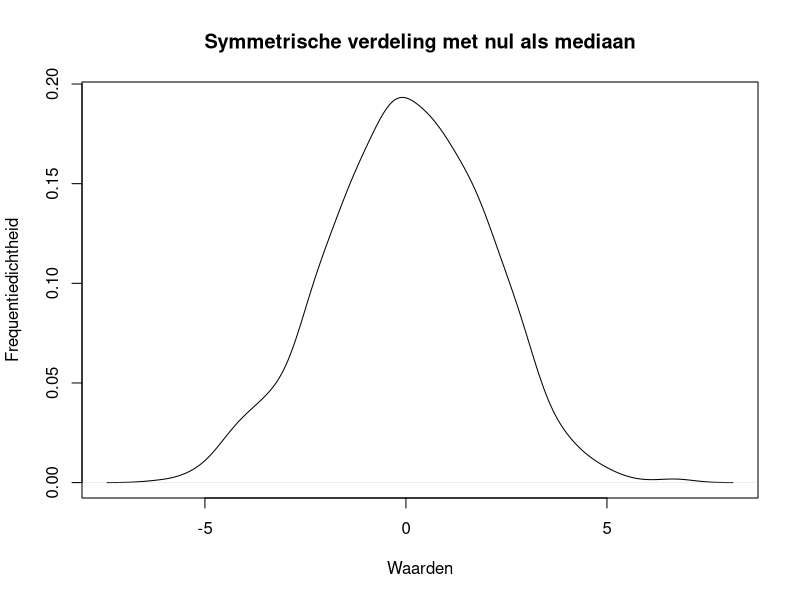
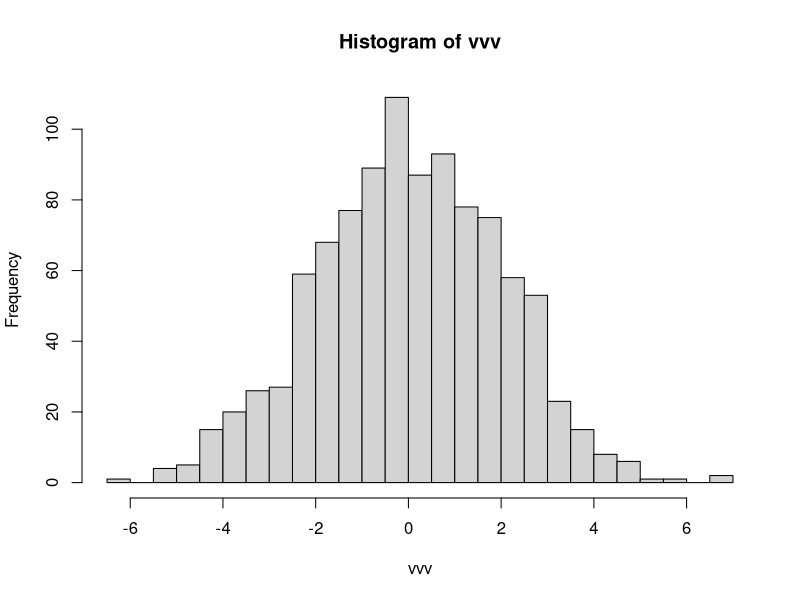
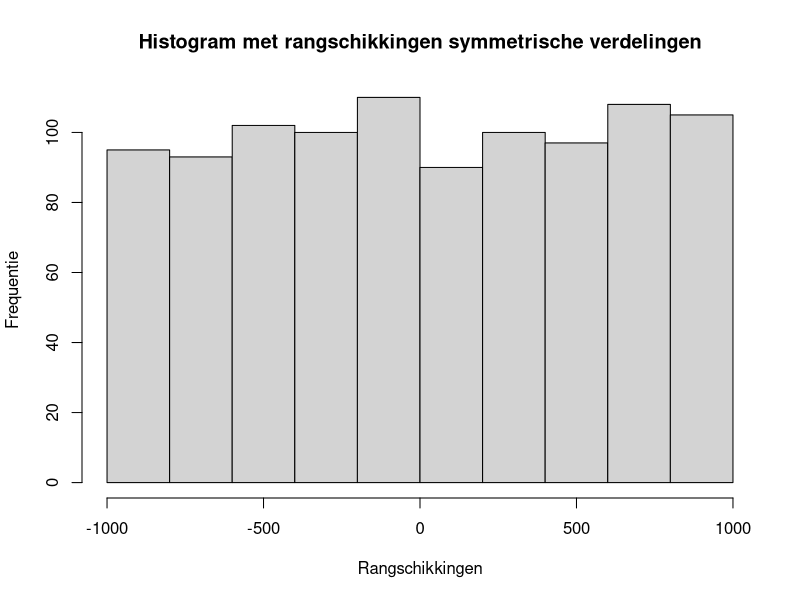
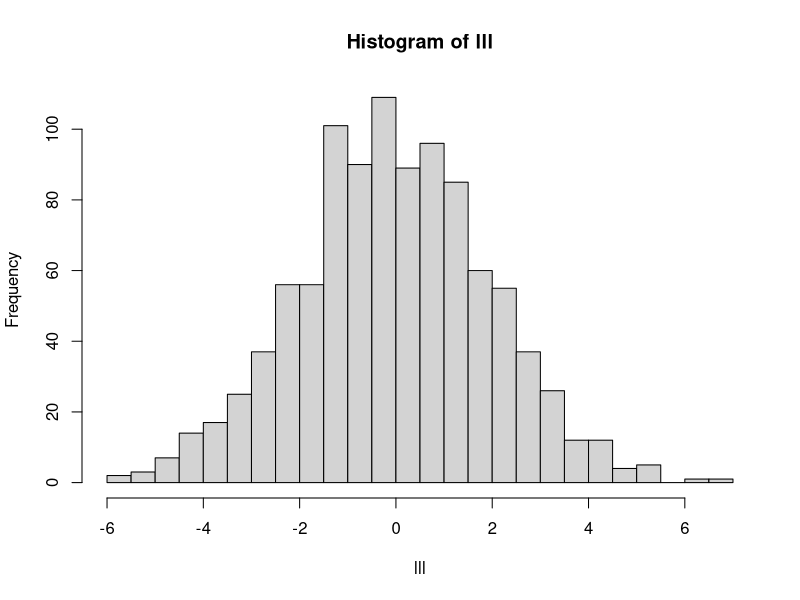
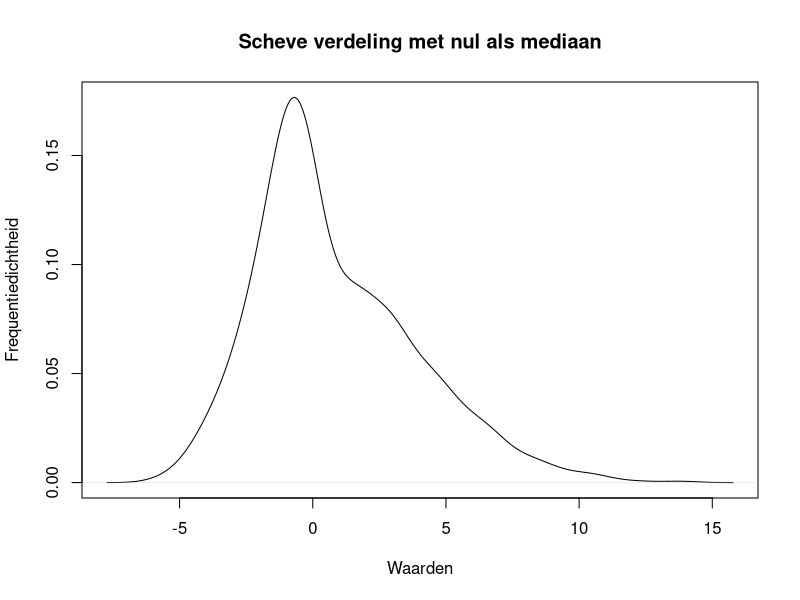
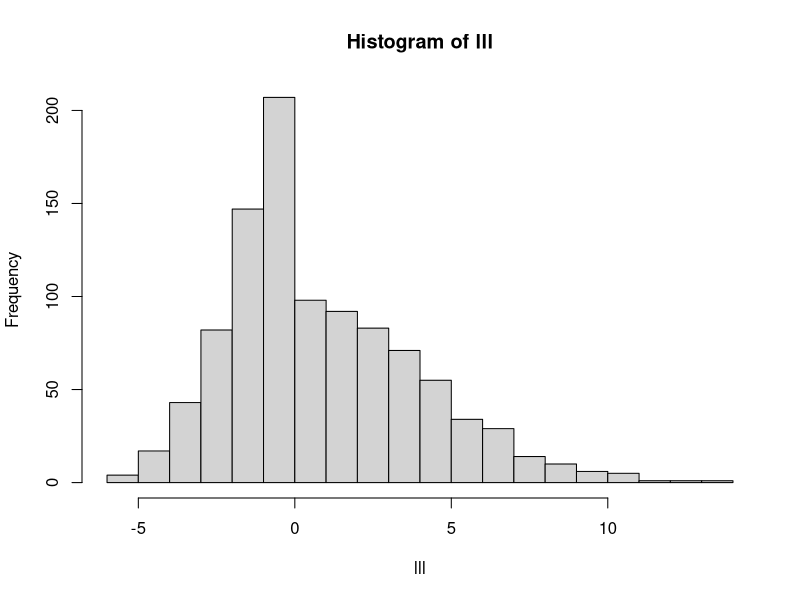
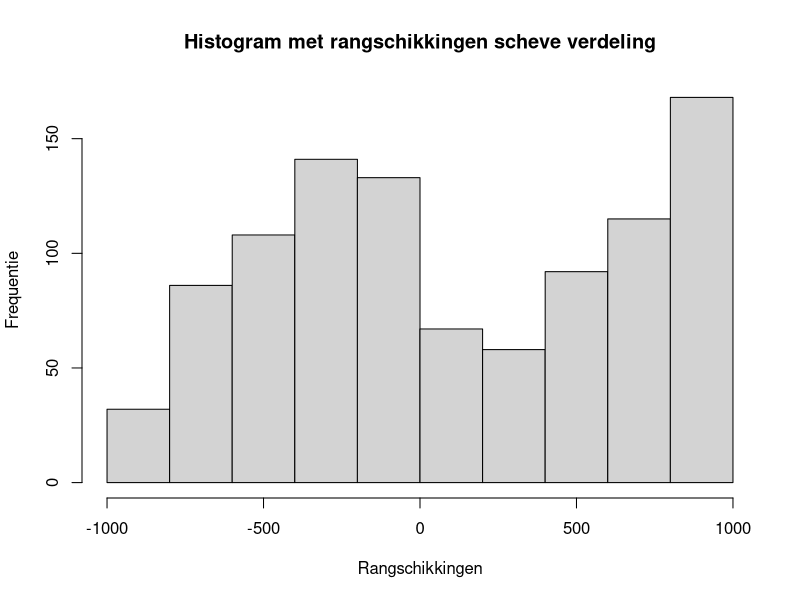

Reproduce these figures in R, in order.
RNGkind(sample.kind = "Rounding")
set.seed(123)
Mogelijkheden <- c(1616:7000)
p_2014 <- c(
  rep(0.4,  385),     #1616-2000
  rep(0.55, 400),     #2000-2400 %>%
  rep(0.7,  400),     #2401-2800
  rep(0.8,  400),     #2801-3200
  rep(0.65, 400),     #3201-3600
  rep(0.45, 400),     #3601-4000
  rep(0.2,  1000),    #4001-5000
  rep(0.1,  1000),    #5001-6000
  rep(0.01, 1000)     #6001-7000
)
Jaarlijks_inkomen <- replicate(2314, 13*(sample(Mogelijkheden, 1, replace=TRUE, p_2014)))


# Maken grafieken assumpties verdelingen

vvv <- rnorm(1000, 0, 2)
vvv <- vvv - median(vvv)
plot(density(vvv), ylab = "Frequentiedichtheid", xlab = "Waarden", 
     main = "Symmetrische verdeling met nul als mediaan")

hist(vvv, breaks=20)
median(vvv)

ranks <- sign(vvv)*rank(abs(vvv))
hist(ranks, breaks=10, xlab = "Rangschikkingen", ylab = "Frequentie",
     main = "Histogram met rangschikkingen symmetrische verdelingen")
mean(ranks)
median(ranks)

lll <- rnorm(1000, 0, 2)
hist(lll, breaks = 20)
lll[sign(lll) == 1] <- 2*lll[sign(lll) == 1]
lll <- lll - median(lll)
plot(density(lll), ylab = "Frequentiedichtheid", xlab = "Waarden", 
     main = "Scheve verdeling met nul als mediaan")
hist(lll, breaks=20)
median(lll)

ranks <- sign(lll)*rank(abs(lll))
hist(ranks, breaks=10, xlab = "Rangschikkingen", ylab = "Frequentie",
     main = "Histogram met rangschikkingen scheve verdeling")
mean(ranks)
median(ranks)


#median(lll)
#lll <- 10 * (lll - median(lll))
#hist(lll)
#median(lll)

# wilcoxon test
wilcox.test(vvv, mu = 0)
wilcox.test(lll, mu = 0)
